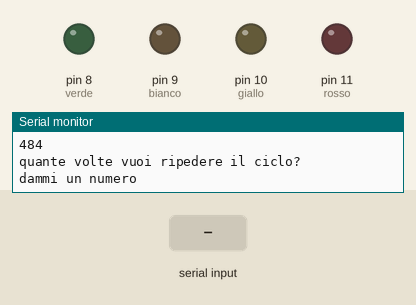
This sketch was run on a simulated Arduino Uno, built with avr-gcc and run on an emulated ATmega328P. Shown: output pins drawn as LEDs (lit = HIGH), the last lines printed to the serial monitor. Inputs (shaded band) come from the test bench. Random numbers use the default seed unless the sketch sets one.

Above: at 1.2 s.
1.3 s: "90,45\n" received over Serial
At 3.5 s:
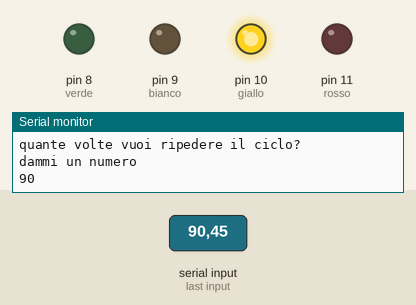
At 4.7 s:
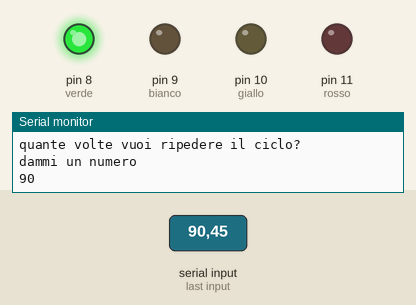
Timing chart, 0 to 10.3 s (numbered marks = the images above; inputs shaded):
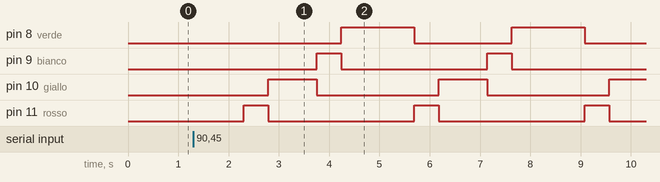

The sketch:

Guirong_A_Verifica.ino
```cpp
//port di led
int rosso = 11;
int giallo = 10;
int bianco = 9;
int verde = 8;
int volte;
int tempo;//tempo in Random
void setup() {
  // put your setup code here, to run once:
  //dire ci sono i LED
  pinMode(rosso,OUTPUT);
  pinMode(giallo,OUTPUT);
  pinMode(bianco,OUTPUT);
  pinMode(verde,OUTPUT);
Serial.begin(9600);//dico che c'e serial
  randomSeed(analogRead(0));//dichiaro random
  tempo = random(300,800);//numero di random da 300 a 800
Serial.println("questo è il tempo Random:");
Serial.println(tempo);
}
void AccensioneLed(){
  for(int i=0;i<volte;i++)  {
  digitalWrite(rosso,HIGH);
  delay(tempo);
  digitalWrite(rosso,LOW);
  digitalWrite(giallo,HIGH);
  delay(2*tempo);
  digitalWrite(giallo,LOW);
  digitalWrite(bianco,HIGH);
  delay(tempo);
  digitalWrite(bianco,LOW);
  digitalWrite(verde,HIGH);
  delay(3*tempo);
  digitalWrite(verde,LOW);
                            }
  }
void loop() {
  // put your main code here, to run repeatedly:
  //ripetere
Serial.println("quante volte vuoi ripedere il ciclo?");
Serial.println("dammi un numero");
  while(Serial.available() == 0){
}
  volte = Serial.readString().toInt();
  Serial.println(volte);
  //mio programma
  AccensioneLed();
}
```

Measured:
- after the input at 1.3 s, pin 8 (verde): alternates HIGH for 1.5 s and LOW for 1.9 s, starting after 2.9 s; pin 9 (bianco): alternates HIGH for 0.48 s and LOW for 2.9 s, starting after 2.5 s
